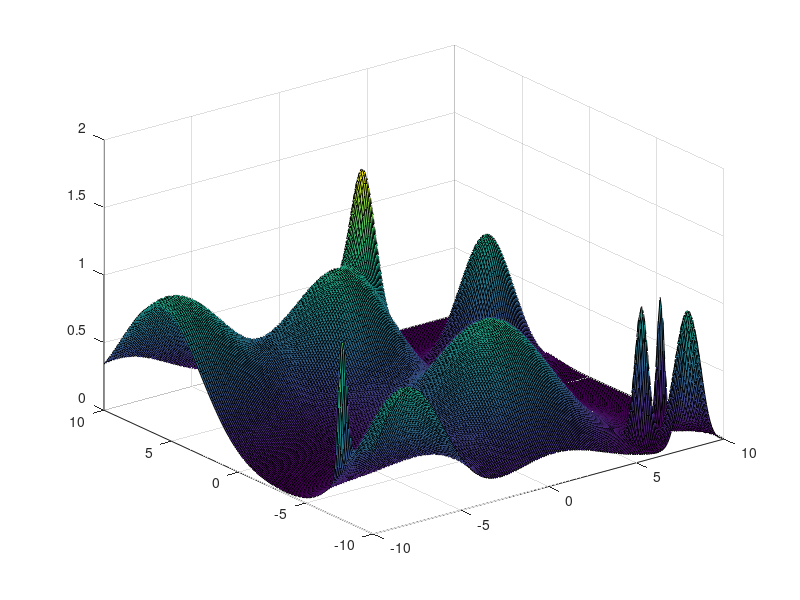
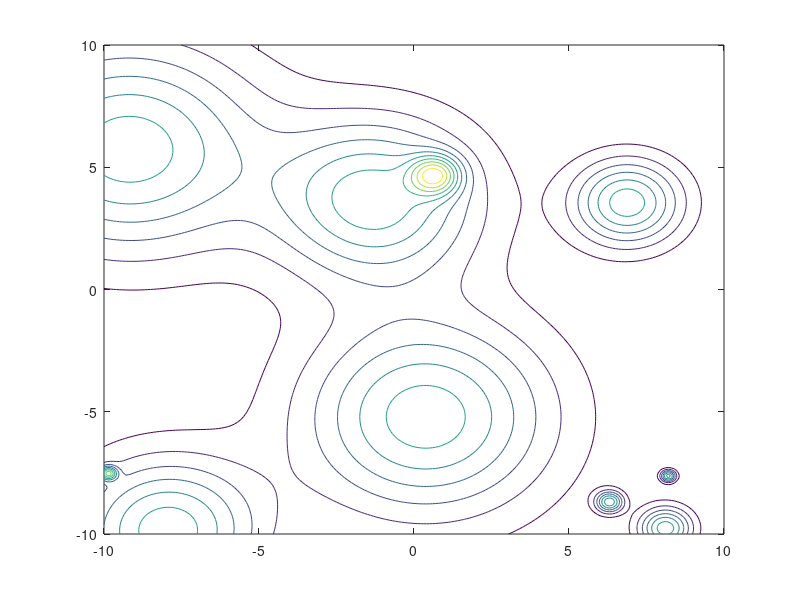

Reproduce these figures in MATLAB, in order. (Note: this script raises an error after producing the figures.)
XMin = -10;
XMax = 10;
YMin = -10;
YMax = 10;

%% Radial basis function
disp('2D case:');
t=-0:0.1:10;
% variance
sigma=0.8; 
esp=1/(2*(sigma)^2);
center=3;
F=exp(-(t-center).^2*esp.^2);
plot(t,F);

%% 3D function RBF
disp('3D case:');
[X,Y] = meshgrid(0:.1:10);
center
Xc1=center*ones(101,202);
Yc1=center*ones(101,202);
Z = exp(-((X-Xc1(:,1:101)).^2+(Y-Yc1(:,102:202)).^2)*esp.^2);

% sigma1=.8; 
% esp1=1/(2*(sigma1)^2);
% center1=8;
% Xc2=center1*ones(101,202);
% Yc2=center*ones(101,202);
% Z = Z + exp(-((X-Xc2(:,1:101)).^2+(Y-Yc2(:,102:202)).^2)*esp1.^2);
surf(X,Y,Z)
%% Random Radial Basis functions in space 
disp('3D case with Random path - 3 functions:');
N = 8 % number of random functions
stepMesh = 0.1;
Z = zeros((XMax-XMin)/stepMesh+1,(XMax-XMin)/stepMesh+1);
[X,Y] = meshgrid(XMin:stepMesh:XMax);
% random variance in [a;b] = [0.3;1.5]
variances = 0.3 + (1.5-0.3).*rand(N,1);
% random amplitude [0.1;1]
amplitudes = 0.1 + (1-0.1).*rand(N,1);
% Random Xcenters in [-XMin;xMax]
Xcenters = XMin+ (XMax-XMin).*rand(N,1);
Ycenters = YMin+ (YMax-YMin).*rand(N,1);

esp=zeros(N,1);
esp=1./(2*(variances).^2);
for i=1:1:N
    disp('step:')
    disp(i)
    Xci=Xcenters(i,1)*ones((XMax-XMin)/stepMesh+1,((XMax-XMin)/stepMesh+1)*2);
    Yci=Ycenters(i,1)*ones((YMax-YMin)/stepMesh+1,((YMax-YMin)/stepMesh+1)*2);
    disp('Radial Basis Function: [amplitude,variance,center]');
    disp(amplitudes(i,1))
    disp(variances(i,1))
    disp(Xcenters(i,1))
    disp(Ycenters(i,1))
    Z = Z + 1*exp(-((X-Xci(:,1:((XMax-XMin)/stepMesh+1))).^2+(Y-Yci(:,((XMax-XMin)/stepMesh+2):((YMax-YMin)/stepMesh+1)*2)).^2)*esp(i,1).^2);
end
surf(X,Y,Z)

[cline]=contour(Z,[0.5 0.5]);

%pause();
%% Random Radial Basis functions in space 
disp('3D case with random path - 10 rbf:');
N = 10 % number of random functions
stepMesh = 0.1;
Z = zeros((XMax-XMin)/stepMesh+1,(XMax-XMin)/stepMesh+1);
[X,Y] = meshgrid(XMin:stepMesh:XMax);
% random variance in [a;b] = [0.3;1.5]
variances = 0.3 + (1.5-0.3).*rand(N,1);
% random amplitude [0.1;1]
amplitudes = 0.1 + (1-0.1).*rand(N,1);
% Random Xcenters in [-XMin;xMax]
Xcenters = XMin+ (XMax-XMin).*rand(N,1);
Ycenters = YMin+ (YMax-YMin).*rand(N,1);

esp=zeros(N,1);
esp=1./(2*(variances).^2);
for i=1:1:N
    disp('step:')
    disp(i)
    Xci=Xcenters(i,1)*ones((XMax-XMin)/stepMesh+1,((XMax-XMin)/stepMesh+1)*2);
    Yci=Ycenters(i,1)*ones((YMax-YMin)/stepMesh+1,((YMax-YMin)/stepMesh+1)*2);
    disp('Radial Basis Function: [amplitude,variance,center]');
    disp(amplitudes(i,1))
    disp(variances(i,1))
    disp(Xcenters(i,1))
    disp(Ycenters(i,1))
    Z = Z + 1*exp(-((X-Xci(:,1:((XMax-XMin)/stepMesh+1))).^2+(Y-Yci(:,((XMax-XMin)/stepMesh+2):((YMax-YMin)/stepMesh+1)*2)).^2)*esp(i,1).^2);
end
surf(X,Y,Z)

%% Post elaboration

figure(2);
grid on
axis equal
axis tight
contour(X,Y,Z);
h=[1,1]
contour(X,Y,Z,h);
cl = contour(X,Y,Z);
[x1,y1,z1] = C2xyz(cl);


figure(1);
hold on; % Allows plotting atop the preexisting peaks plot. 
threshold = 1;
sector.numberOfZones = 1;
% analyze all the level curves
for n = find(z1==threshold); 
   n
   %xTh(1,n) = x1{n};
   %yTh(1,n) = y1{n};
   plot(x1{n},y1{n},'k-','linewidth',3);
   sector.zones.x(sector.numberOfZones,:) = x1{n}(1,:);
   sector.zones.y(sector.numberOfZones,:) = y1{n}(1,:);
   sector.numberOfZones = sector.numberOfZones + 1;
end
disp('Number of zones founded:');
disp(numberOfZones);
plot(xTh(1,:),yTh(1,:),'k-','linewidth',3)
x1{83}(1,2)

%plot(cl(1,8:end),cl(2,8:end))

% v = -2:0.2:2;
% [x,y] = meshgrid(v);
% z = x .* exp(-x.^2 - y.^2);
% [px,py] = gradient(z,.2,.2);
% contour(v,v,z)
% hold on
% quiver(v,v,px,py)
% hold off

%% 3D function
disp('3D case:');
[X,Y] = meshgrid(-10:.1:10);
Z = -X.^2+-(Y).^2+100;
surf(X,Y,Z)
h=[1,1]
contour(X,Y,Z,h)

% Level Curve
syms x y;
soly = solve(10==-x.^2-y^2+100, y)
 x=-10:0.1:10;
 t=soly(1)
 figure;
 plot(x,(90 - x.^2).^(1/2));
 hold on
 plot(x,-(90-x.^2).^(1/2));
% y=-20:0.1:20;
% plot((-x.^2 - 1).^(1/2),(- y.^2 - 1).^(1/2))
%Level curve of a sphere z=f(x,y)
x0=3;
y0=5;
r=1;
r1=r/2;
ang=0:0.01:2*pi; 
xp=r*cos(ang);
yp=r*sin(ang);
plot(x0+xp,y0+yp);
hold on
xp1=r1*cos(ang);
yp1=r1*sin(ang);
plot(x0+xp1,y0+yp1);


sola = solve(a*x^2 + b*x + c == 0, a)

syms y x;
soly = solve(6==x.^2+y^2, y)
solx = solve(6==x.^2+y^2, x)
x=0:0.1:10;
y=0;0.1:10;
yp=soly(1)
yp=0:0.1:10;
plot(xp,yp)


figure;
contour3(X,Y,Z);
grid on
box on
view([130,30])
xlabel('x-axis')
ylabel('y-axis')
zlabel('z-axis')
title('Contours at height for random gaussians.')


xdata = [2 2 0 2 5;
         2 8 2 4 5;
         8 8 2 4 8];
ydata = [4 4 4 2 0;
         8 4 6 2 2;
         4 0 4 0 0];
zdata = ones(3,5);

%% Random Radial Basis functions in space
disp('3D case with random path - 500 RBF:');
N = 500 % number of random functions
stepMesh = 0.1;
Z = zeros((XMax-XMin)/stepMesh+1,(XMax-XMin)/stepMesh+1);
[X,Y] = meshgrid(XMin:stepMesh:XMax);
% random variance in [a;b] = [0.3;1.5]
variances = 0.3 + (1.5-0.3).*rand(N,1);
% random amplitude [0.1;1]
amplitudes = 0.1 + (1-0.1).*rand(N,1);
% Random Xcenters in [-XMin;xMax]
Xcenters = XMin+ (XMax-XMin).*rand(N,1);
Ycenters = YMin+ (YMax-YMin).*rand(N,1);

esp=zeros(N,1);
esp=1./(2*(variances).^2);
for i=1:1:N
    disp('step:')
    disp(i)
    Xci=Xcenters(i,1)*ones((XMax-XMin)/stepMesh+1,((XMax-XMin)/stepMesh+1)*2);
    Yci=Ycenters(i,1)*ones((YMax-YMin)/stepMesh+1,((YMax-YMin)/stepMesh+1)*2);
    disp('Radial Basis Function: [amplitude,variance,center]');
    disp(amplitudes(i,1))
    disp(variances(i,1))
    disp(Xcenters(i,1))
    disp(Ycenters(i,1))
    Z = Z + 1*exp(-((X-Xci(:,1:((XMax-XMin)/stepMesh+1))).^2+(Y-Yci(:,((XMax-XMin)/stepMesh+2):((YMax-YMin)/stepMesh+1)*2)).^2)*esp(i,1).^2);
end
surf(X,Y,Z)
pause();

%% Plane in 3D space
[X,Y] = meshgrid(95:0.1:105);
a=0.1;
b=0.2;
c=1;
d=0;
Z=(-a * X - b * Y)/c;
surf(X,Y,Z)
shading flat
xlabel('x')
ylabel('y')
zlabel('z')
pause();

%% TEst
figure;
x = linspace(-2*pi,2*pi);
y = linspace(0,4*pi);
[X,Y] = meshgrid(x,y);
Z = sin(X)+cos(Y);
surf(X,Y,Z);

figure;
[X,Y,Z] = peaks;
surf(X,Y,Z);
contour(X,Y,Z,20);

fig = figure;
[X,Y] = mehgrid(-8:.5:8);
R = sqrt(X.^2 + Y.^2) + eps;
Z = sin(R)./R;
surf(Z)
%p = fig2plotly(fig);
disp('End');
